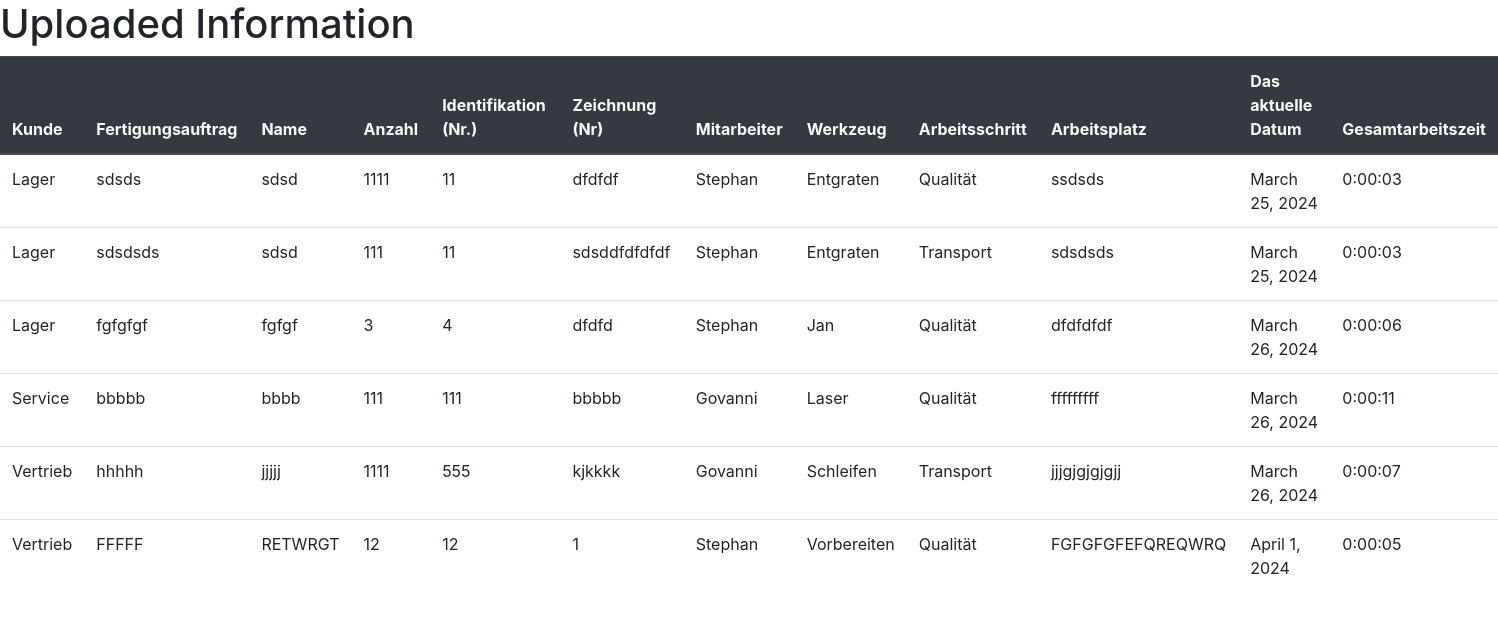
Page /upload_information on the committed database.
### authentication/models.py (models this page shows, shortened)
class FormData(models.Model):
    customer = models.CharField(max_length=100)
    production_order = models.CharField(max_length=100)
    name = models.CharField(max_length=100)
    number = models.IntegerField()
    IDs = models.IntegerField()
    design = models.TextField()
    employee = models.CharField(max_length=100)
    tool = models.CharField(max_length=100)
    work_step = models.CharField(max_length=100)
    workplace = models.CharField(max_length=100)
    current_date = models.DateField()
    total_time = models.DurationField(default=datetime.timedelta(seconds=1))
    class Meta:
        db_table = 'form_data'

### authentication/views.py (the view)
# urls.py: path('upload_information', views.upload_information, name='upload_information'),
def upload_information(request):
    uploaded_information = FormData.objects.all()  # Retrieve all uploaded information
    return render(request, 'auth/upload_information.html', {'uploaded_information': uploaded_information})

### templates/auth/upload_information.html (shortened to what this page needs)
<!DOCTYPE html>
<html lang="en">
<head>
        <link href="https://maxcdn.bootstrapcdn.com/bootstrap/4.5.2/css/bootstrap.min.css" rel="stylesheet">
</head>
<body>
    <h1>Uploaded Information</h1>
<table class="table">
  <thead class="thead-dark">
    <tr>
      <th scope="col">Kunde</th>
      <th scope="col">Fertigungsauftrag</th>
      <th scope="col">Name</th>
      <th scope="col">Anzahl</th>
      <th scope="col">Identifikation (Nr.) </th>
      <th scope="col">Zeichnung (Nr)</th>
      <th scope="col">Mitarbeiter</th>
      <th scope="col">Werkzeug</th>
      <th scope="col">Arbeitsschritt</th>
      <th scope="col">Arbeitsplatz</th>
      <th scope="col"> Das aktuelle Datum </th>
      <th scope="col">Gesamtarbeitszeit</th>
    </tr>
  </thead>
  <tbody>
   {% for info in uploaded_information %}
            <tr>
                <td>{{ info.customer }}</td>
                <td>{{ info.production_order }}</td>
                <td>{{ info.name }}</td>
                <td>{{ info.number }}</td>
                <td>{{ info.IDs }}</td>
                <td>{{ info.design }}</td>
                <td>{{ info.employee }}</td>
                <td>{{ info.tool }}</td>
                <td>{{ info.work_step }}</td>
                <td>{{ info.workplace }}</td>
                <td>{{ info.current_date }}</td>
                <td>{{ info.total_time }}</td>
            </tr>
            {% endfor %}
  </tbody>
</table>
</body>
</html>

### rows in the picture
FormData: customer "Lager", production_order "sdsds", name "sdsd", number "1111", IDs "11", design "dfdfdf", employee "Stephan", tool "Entgraten", work_step "Qualität", workplace "ssdsds", current_date "March 25, 2024", total_time "0:00:03"
FormData: customer "Lager", production_order "sdsdsds", name "sdsd", number "111", IDs "11", design "sdsddfdfdfdf", employee "Stephan", tool "Entgraten", work_step "Transport", workplace "sdsdsds", current_date "March 25, 2024", total_time "0:00:03"
FormData: customer "Lager", production_order "fgfgfgf", name "fgfgf", number "3", IDs "4", design "dfdfd", employee "Stephan", tool "Jan", work_step "Qualität", workplace "dfdfdfdf", current_date "March 26, 2024", total_time "0:00:06"
FormData: customer "Service", production_order "bbbbb", name "bbbb", number "111", IDs "111", design "bbbbb", employee "Govanni", tool "Laser", work_step "Qualität", workplace "fffffffff", current_date "March 26, 2024", total_time "0:00:11"
FormData: customer "Vertrieb", production_order "hhhhh", name "jjjjj", number "1111", IDs "555", design "kjkkkk", employee "Govanni", tool "Schleifen", work_step "Transport", workplace "jjjgjgjgjgjj", current_date "March 26, 2024", total_time "0:00:07"
FormData: customer "Vertrieb", production_order "FFFFF", name "RETWRGT", number "12", IDs "12", design "1", employee "Stephan", tool "Vorbereiten", work_step "Qualität", workplace "FGFGFGFEFQREQWRQ", current_date "April 1, 2024", total_time "0:00:05"
